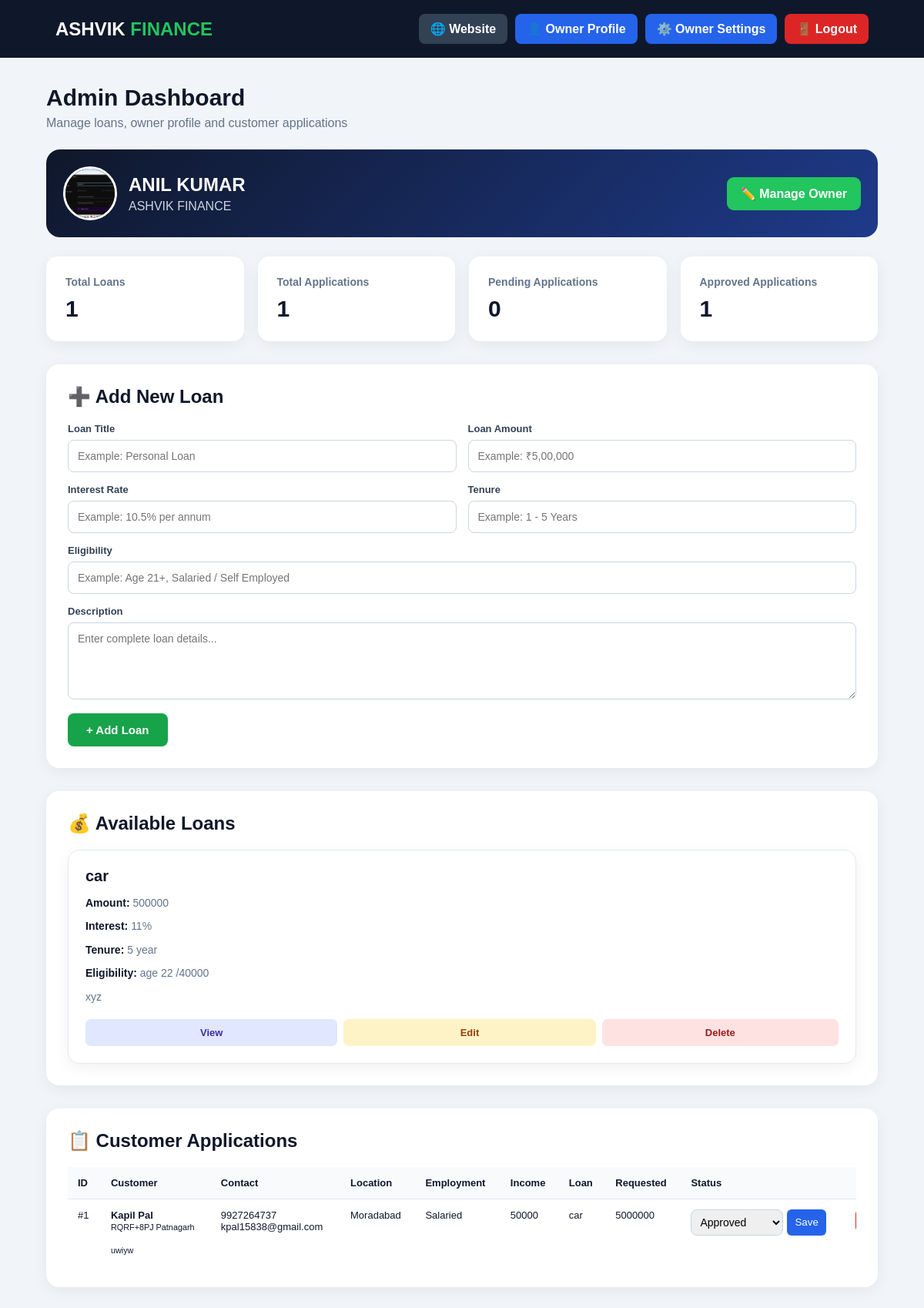
/admin (signed in), run on the app's committed database.
### tables this page shows
CREATE TABLE owner_profile (
                id INTEGER PRIMARY KEY,
                owner_name TEXT,
                owner_photo TEXT,
                owner_mobile TEXT,
                owner_email TEXT,
                company_name TEXT,
                office_address TEXT,
                about TEXT
            );

CREATE TABLE loans (
            id INTEGER PRIMARY KEY AUTOINCREMENT,
            loan_name TEXT,
            loan_type TEXT,
            title TEXT,
            description TEXT,
            amount TEXT,
            interest TEXT,
            tenure TEXT,
            eligibility TEXT
        , created_at TIMESTAMP);

CREATE TABLE applications (
            id INTEGER PRIMARY KEY AUTOINCREMENT,
            loan_id INTEGER,
            name TEXT NOT NULL,
            mobile TEXT NOT NULL,
            email TEXT,
            city TEXT,
            address TEXT,
            employment TEXT,
            monthly_income TEXT,
            loan_amount TEXT,
            message TEXT,
            status TEXT DEFAULT 'Pending',
            created_at TIMESTAMP DEFAULT CURRENT_TIMESTAMP, occupation TEXT, income TEXT,
            FOREIGN KEY (loan_id) REFERENCES loans(id)
        );

### app.py (the view)
@app.route("/admin")
@admin_required
def admin_panel():
    conn = get_db()
    loans = conn.execute("""
        SELECT *
        FROM loans
        ORDER BY id DESC
    """).fetchall()
    applications = conn.execute("""
        SELECT

            applications.*,

            COALESCE(
                loans.title,
                loans.loan_name,
                loans.loan_type
            ) AS loan_title

        FROM applications

        LEFT JOIN loans
            ON applications.loan_id = loans.id

        ORDER BY applications.id DESC

    """).fetchall()
    total_loans = conn.execute("""
        SELECT COUNT(*) AS total
        FROM loans
    """).fetchone()["total"]
    total_applications = conn.execute("""
        SELECT COUNT(*) AS total
        FROM applications
    """).fetchone()["total"]
    pending_applications = conn.execute("""
        SELECT COUNT(*) AS total
        FROM applications
        WHERE status = 'Pending'
    """).fetchone()["total"]
    approved_applications = conn.execute("""
        SELECT COUNT(*) AS total
        FROM applications
        WHERE status = 'Approved'
    """).fetchone()["total"]
    conn.close()
    return render_template(
        "admin.html",
        loans=loans,
        applications=applications,
        total_loans=total_loans,
        total_applications=total_applications,
        pending_applications=pending_applications,
        approved_applications=approved_applications
    )

### templates/admin.html (shortened to what this page needs)
<!DOCTYPE html>
<html lang="en">
<head>
</head>
<body>
<nav class="navbar">
    <div class="logo">
        ASHVIK <span>FINANCE</span>
    </div>
    <div class="nav-right">
        <a
            href="{{ url_for('user_home') }}"
            class="website"
        >
            🌐 Website
        </a>
        <a
            href="{{ url_for('owner_settings') }}"
            class="owner-btn"
        >
            👤 Owner Profile
        </a>
        <a
            href="{{ url_for('admin_owner_backup') }}"
            class="owner-btn"
        >
            ⚙️ Owner Settings
        </a>
        <a
            href="{{ url_for('admin_logout') }}"
            class="logout"
        >
            🚪 Logout
        </a>
    </div>
</nav>
<div class="container">
    <div class="heading">
        <h1>
            Admin Dashboard
        </h1>
        <p>
            Manage loans, owner profile and customer applications
        </p>
    </div>
    <div class="owner-banner">
        <div class="owner-info">
            {% if owner and owner["owner_photo"] %}
                <img
                    class="owner-photo"
                    src="{{ url_for('static', filename=owner['owner_photo']) }}"
                    alt="Owner Photo"
                >
            {% else %}
                <div class="owner-avatar">
                    👤
                </div>
            {% endif %}
            <div>
                <h2>
                    {{ owner["owner_name"] if owner and owner["owner_name"] else "Owner Profile" }}
                </h2>
                <p>
                    {{ owner["company_name"] if owner and owner["company_name"] else "ASHVIK FINANCE" }}
                </p>
            </div>
        </div>
        <a
            href="{{ url_for('owner_settings') }}"
            class="manage-owner"
        >
            ✏️ Manage Owner
        </a>
    </div>
    <div class="stats">
        <div class="stat">
            <h3>Total Loans</h3>
            <strong>{{ total_loans }}</strong>
        </div>
        <div class="stat">
            <h3>Total Applications</h3>
            <strong>{{ total_applications }}</strong>
        </div>
        <div class="stat">
            <h3>Pending Applications</h3>
            <strong>{{ pending_applications }}</strong>
        </div>
        <div class="stat">
            <h3>Approved Applications</h3>
            <strong>{{ approved_applications }}</strong>
        </div>
    </div>
    <div class="panel">
        <h2>
            ➕ Add New Loan
        </h2>
        <form
            action="{{ url_for('add_loan') }}"
            method="POST"
        >
            <div class="form-grid">
                <div class="field">
                    <label>Loan Title</label>
                    <input
                        type="text"
                        name="title"
                        placeholder="Example: Personal Loan"
                        required
                    >
                </div>
                <div class="field">
                    <label>Loan Amount</label>
                    <input
                        type="text"
                        name="amount"
                        placeholder="Example: ₹5,00,000"
                    >
                </div>
                <div class="field">
                    <label>Interest Rate</label>
                    <input
                        type="text"
                        name="interest"
                        placeholder="Example: 10.5% per annum"
                    >
                </div>
                <div class="field">
                    <label>Tenure</label>
                    <input
                        type="text"
                        name="tenure"
                        placeholder="Example: 1 - 5 Years"
                    >
                </div>
                <div class="field full">
                    <label>Eligibility</label>
                    <input
                        type="text"
                        name="eligibility"
                        placeholder="Example: Age 21+, Salaried / Self Employed"
                    >
                </div>
                <div class="field full">
                    <label>Description</label>
                    <textarea
                        name="description"
                        placeholder="Enter complete loan details..."
                    ></textarea>
                </div>
            </div>
            <button
                type="submit"
                class="add-btn"
            >
                + Add Loan
            </button>
        </form>
    </div>
    <div class="panel">
        <h2>
            💰 Available Loans
        </h2>
        {% if loans %}
            <div class="loan-grid">
                {% for loan in loans %}
                    <div class="loan-card">
                        <h3>
                            {{ loan.title or loan.loan_name }}
                        </h3>
                        <p>
                            <strong>Amount:</strong>
                            {{ loan.amount or "Not specified" }}
                        </p>
                        <p>
                            <strong>Interest:</strong>
                            {{ loan.interest or "Not specified" }}
                        </p>
                        <p>
                            <strong>Tenure:</strong>
                            {{ loan.tenure or "Not specified" }}
                        </p>
                        <p>
                            <strong>Eligibility:</strong>
                            {{ loan.eligibility or "Contact us" }}
                        </p>
                        <p>
                            {{ loan.description or "No description available." }}
                        </p>
                        <div class="loan-buttons">
                            <a
                                href="{{ url_for('loan_details', loan_id=loan.id) }}"
                                class="view"
                            >
                                View
                            </a>
                            <a
                                href="{{ url_for('edit_loan', loan_id=loan.id) }}"
                                class="edit"
                            >
                                Edit
                            </a>
                            <form
                                action="{{ url_for('delete_loan', loan_id=loan.id) }}"
                                method="POST"
                                style="flex:1;"
                            >
                                <button
                                    type="submit"
                                    class="delete"
                                    style="width:100%;"
                                    onclick="return confirm('Delete this loan?')"
                                >
                                    Delete
                                </button>
                            </form>
                        </div>
                    </div>
                {% endfor %}
            </div>
        {% else %}
            <p class="empty">
                No loans added yet.
            </p>
        {% endif %}
    </div>
    <div class="panel">
        <h2>
            📋 Customer Applications
        </h2>
        {% if applications %}
            <div class="table-wrapper">
                <table>
                    <thead>
                        <tr>
                            <th>ID</th>
                            <th>Customer</th>
                            <th>Contact</th>
                            <th>Location</th>
                            <th>Employment</th>
                            <th>Income</th>
                            <th>Loan</th>
                            <th>Requested</th>
                            <th>Status</th>
                            <th>Delete</th>
                        </tr>
                    </thead>
                    <tbody>
                        {% for application in applications %}
                            <tr>
                                <td>
                                    #{{ application.id }}
                                </td>
                                <td>
                                    <strong>
                                        {{ application.name }}
                                    </strong>
                                    {% if application.address %}
                                        <br>
                                        <small>
                                            {{ application.address }}
                                        </small>
                                    {% endif %}
                                    {% if application.message %}
                                        <br><br>
                                        <small>
                                            {{ application.message }}
                                        </small>
                                    {% endif %}
                                </td>
                                <td>
                                    {{ application.mobile }}
                                    {% if application.email %}
                                        <br>
                                        {{ application.email }}
                                    {% endif %}
                                </td>
                                <td>
                                    {{ application.city or "-" }}
                                </td>
                                <td>
                                    {{ application.employment or "-" }}
                                </td>
                                <td>
                                    {{ application.monthly_income or "-" }}
                                </td>
                                <td>
                                    {{ application.loan_title or "-" }}
                                </td>
                                <td>
                                    {{ application.loan_amount or "-" }}
                                </td>
                                <td>
                                    <form
                                        action="{{ url_for('update_application_status', application_id=application.id) }}"
                                        method="POST"
                                        class="status-form"
                                    >
                                        <select name="status">
                                            <option
                                                value="Approved"
                                                {% if application.status == "Approved" %}
                                                    selected
                                                {% endif %}
                                            >
                                                Approved
                                            </option>
                                        </select>
                                        <button type="submit">
                                            Save
                                        </button>
                                    </form>
                                </td>
                                <td>
                                </td>
                            </tr>
                        {% endfor %}
                    </tbody>
                </table>
            </div>
        {% else %}
            <p class="empty">
                No customer applications yet.
            </p>
        {% endif %}
    </div>
</div>
</body>
</html>

### data on the page
owner_profile: owner_photo (picture), owner_name "ANIL KUMAR", company_name "ASHVIK FINANCE"
loans: title "car", amount "500000", interest "11%", tenure "5 year", eligibility "age 22 /40000", description "xyz"
applications: id "1", name "Kapil Pal", address "RQRF+8PJ Patnagarh", message "uwiyw", mobile "9927264737", email "kpal15838@gmail.com", city "Moradabad", employment "Salaried", monthly_income "50000", loan_title "car", loan_amount "5000000", status "Approved"

### other printed values
{{ total_loans }} "1"
{{ total_applications }} "1"
{{ pending_applications }} "0"
{{ approved_applications }} "1"
